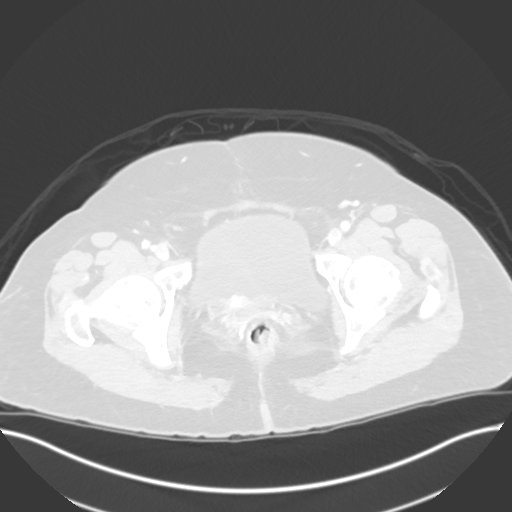
#> input picture feature_extraction_methods/cancer2.jpg, 512 x 512 px
$ python gloh_feature.py
#> lines starting #> are read from the running program, lines starting #| are printed output that depends on the picture; after the words box and inside, x2 and y2 are one past the last pixel; in counts of white or black regions, pixels touching at a corner belong together
### feature_extraction_methods/dummy_roi_extractor.py
import numpy as np
import matplotlib.pyplot as plt
import cv2 as cv
from sklearn.neighbors import KDTree
from math import dist

original_image = cv.imread('cancer2.jpg')
#> original_image is the input picture: shape (512, 512, 3); min 41, max 255, mean 141.8
gray_image = cv.cvtColor(original_image, cv.COLOR_BGR2GRAY)
mask_image = cv.imread('mask2.png', cv.IMREAD_GRAYSCALE).astype(np.float32)
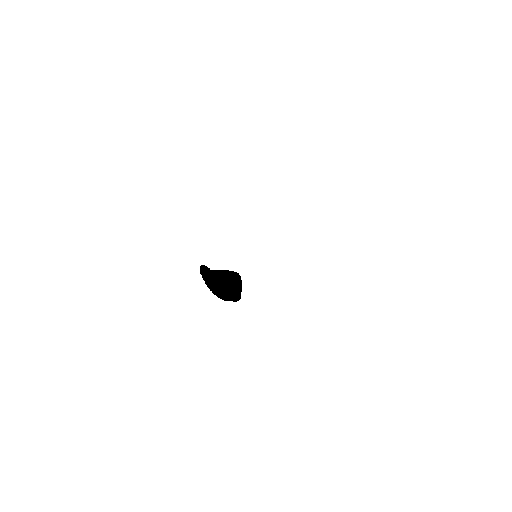
#> input picture feature_extraction_methods/mask2.png, 512 x 512 px
#> mask_image: shape (512, 512) float32; 99.6% white; 1 black region, box (x1, y1, x2, y2) and area: (200, 265, 242, 302) 1038
mask_image = (255.0 - mask_image) / 255.0  # reversing the mask
gray_image = gray_image.squeeze()
mask_image = mask_image.squeeze()

# [4 lines of commented-out code are left out]

roi_width = 128
roi_height = 128
overlap = 0.25
max_rois_per_image = 12


def extract_cancer_roi():
    image = gray_image
    mask = mask_image

    bbox = compute_bounding_box(mask)

    # Extract pixel values within the bounding box where mask is 255
    rmin, cmin, rmax, cmax = bbox
    bbox_region_image = image[rmin:rmax, cmin:cmax]  # Image region within bbox

    fig, axes = plt.subplots(1, 3, figsize=(15, 5))

    axes[0].imshow(image, cmap='gray')
    axes[0].set_title(f"Image")
    axes[0].axis('off')

    axes[1].imshow(mask, cmap='gray')
    axes[1].set_title('Mask')
    axes[1].axis('off')

    axes[2].imshow(image, cmap='gray')
    axes[2].add_patch(
        plt.Rectangle(
            (bbox[1], bbox[0]), bbox[3] - bbox[1], bbox[2] - bbox[0],
            fill=False, edgecolor='red', linewidth=1
            )
        )
    axes[2].set_title('Image with Bounding Box')
    axes[2].axis('off')

    plt.tight_layout()
    plt.show()

    return bbox_region_image


def extract_non_cancer_rois():
    """
    Extract non-cancer ROIs from the image with specified overlap.

    Args:
    image (numpy.ndarray): Input image array.
    mask (numpy.ndarray): Binary mask where 1 indicates cancer regions.
    roi_width (int): Width of the ROI to extract.
    roi_height (int): Height of the ROI to extract.
    overlap (float): Overlap between ROIs, value between 0 and 1.
    max_rois (int, optional): Maximum number of ROIs to extract. If None, extract all possible ROIs.

    Returns:
    list: List of extracted ROI arrays.
    """
    h, w = gray_image.shape
#> h = 512; w = 512
    stride_y = int(roi_height * (1 - overlap))
    stride_x = int(roi_width * (1 - overlap))

    rois = []
    locations = []
    for y in range(0, h - roi_height + 1, stride_y):
        for x in range(0, w - roi_width + 1, stride_x):
            roi = gray_image[y:y + roi_height, x:x + roi_width]
            roi_mask = mask_image[y:y + roi_height, x:x + roi_width]
            # [9 lines of commented-out code are left out]
            if np.sum(roi_mask) == 0:
                locations.append((y, x, y + roi_height, x + roi_width))
                rois.append(roi)

            if max_rois_per_image and len(rois) >= max_rois_per_image:
                neighbors = compute_neighbors(locations)
                print(neighbors)
                return rois, locations
#> after the loop, locations = [(0, 0, 128, 128), (0, 96, 128, 224), (0, 192, 128, 320), (0, 288, 128, 416), (0, 384, 128, 512), (96, 0, 224, 128), (96, 96, 224, 224), (96, 192, 224, 320), (96, 288, 224, 416), (96, 384, 224, 512), (192, 0, 320, 128), (192, 288, 320, 416)]; rois = 12 items

    return rois, locations


import matplotlib.pyplot as plt
import numpy as np


def visualize_non_cancerous_region():
    # Assuming gray_image and mask_image are already defined
    image = gray_image  # Grayscale image
    mask = mask_image  # Mask image

    # Compute bounding boxes
    _, bbox = extract_non_cancer_rois()

    # Plot setup
    fig, axes = plt.subplots(1, 3, figsize=(15, 5))

    # Display the grayscale image
    axes[0].imshow(image, cmap='gray')
    axes[0].set_title("Image")
    axes[0].axis('off')

    # Display the mask
    axes[1].imshow(mask, cmap='gray')
    axes[1].set_title('Mask')
    axes[1].axis('off')

    # Display the image with all bounding boxes
    axes[2].imshow(image, cmap='gray')
    for region in bbox:
        rmin, cmin, rmax, cmax = region
        axes[2].add_patch(
            plt.Rectangle(
                (cmin, rmin), cmax - cmin, rmax - rmin,
                fill=False, edgecolor='red', linewidth=1
                )
            )
    axes[2].set_title('Image with Bounding Boxes')
    axes[2].axis('off')

    plt.tight_layout()
    plt.show()
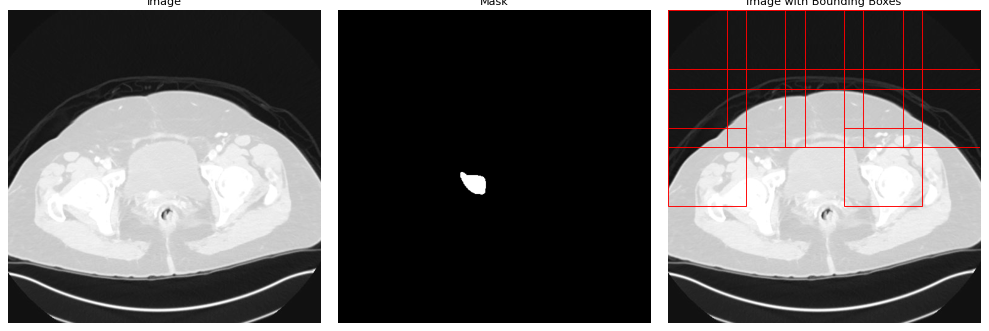
#> figure drawn by matplotlib, 3 panels


def compute_bounding_box(mask):
    rows = np.any(mask, axis=1)
    cols = np.any(mask, axis=0)
    rmin, rmax = np.where(rows)[0][[0, -1]]
#> rmin = 265; rmax = 301
    cmin, cmax = np.where(cols)[0][[0, -1]]
#> cmin = 200; cmax = 241
    return rmin, cmin, rmax, cmax
    # return rmin, cmin, rmax+5, cmax+20


def compute_neighbors(locations):
    roi_coordinates = [(x, y) for (y, x, _, _) in locations]
    kdt_tree = KDTree(roi_coordinates, leaf_size=30)  # metric='euclidean'
    distances, indices = kdt_tree.query(roi_coordinates, k=4)
    neighbor_indices = indices[:, 1:]  # Remove first column (self-reference)
    neighbor_distances = distances[:, 1:]  # Remove first column (self-reference)

    # for each roi in roi_coordinates, store its neighbor and the distance as key value pair
    neighbors_dict = {
        i: [{int(idx): float(dist)} for idx, dist in zip(neighbor_indices[i], neighbor_distances[i])]
        for i in range(len(roi_coordinates))
        }

    return neighbors_dict


visualize_non_cancerous_region()

### feature_extraction_methods/gloh_feature.py
import cv2 as cv
import matplotlib.pyplot as plt
import dummy_roi_extractor


# Call the function and get the bounding box region of the image
bbox_region_image = dummy_roi_extractor.extract_cancer_roi()
#> in extract_cancer_roi, `bbox = compute_bounding_box(mask)`: bbox = (265, 200, 301, 241)
#> in extract_cancer_roi, `rmin, cmin, rmax, cmax = bbox`: rmin = 265; cmin = 200; rmax = 301; cmax = 241
#> in extract_cancer_roi, `bbox_region_image = image[rmin:rmax, cmin:cmax]`:
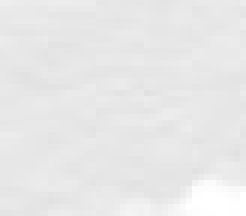
#> bbox_region_image: shape (36, 41) (shown 6 times larger); min 225, max 255, mean 232.2
#> in extract_cancer_roi, `plt.show()`:
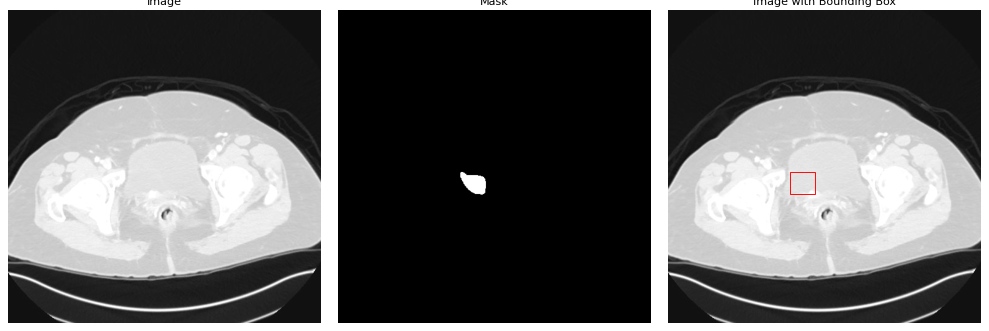
#> figure drawn by matplotlib, 3 panels

# Compute gradient magnitude and orientation using Sobel operators
grad_x = cv.Sobel(bbox_region_image, cv.CV_32F, 1, 0, ksize=3)
grad_y = cv.Sobel(bbox_region_image, cv.CV_32F, 0, 1, ksize=3)
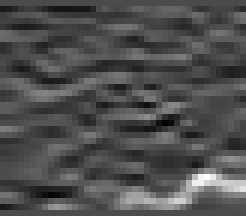
#> grad_y: shape (36, 41) float32 (shown 6 times larger); min -33, max 79, mean 1.7; drawn with min black and max white
mag, angle = cv.cartToPolar(grad_x, grad_y, angleInDegrees=True)
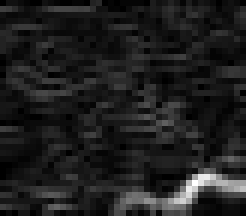
#> mag: shape (36, 41) float32 (shown 6 times larger); min 0, max 88.81, mean 10.9; drawn with min black and max white
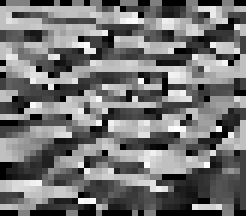
#> angle: shape (36, 41) float32 (shown 6 times larger); min 0, max 357, mean 161.9; drawn with min black and max white

"""Sift Descriptor Code"""
sift = cv.SIFT_create()
keypoints, descriptors = sift.detectAndCompute(bbox_region_image, None)  # keypoints and corresponding descriptors
#> keypoints = (); descriptors = None
print(len(keypoints))
#| 0

# Compute GLOH features for each keypoint
gloh_features = []
for kp in keypoints:
    x, y = int(kp.pt[0]), int(kp.pt[1])
    scale = int(kp.size / 2)
    histogram = cv.calcHist([angle[y-scale:y+scale, x-scale:x+scale]], [0], None, [36], [0, 360])
    gloh_features.append(histogram)
#> this loop made 0 passes
#> after the loop, gloh_features = []

# Concatenate the GLOH features into a single feature vector
gloh_features = cv.normalize(cv.hconcat(gloh_features), None)

print(gloh_features)
#| None
